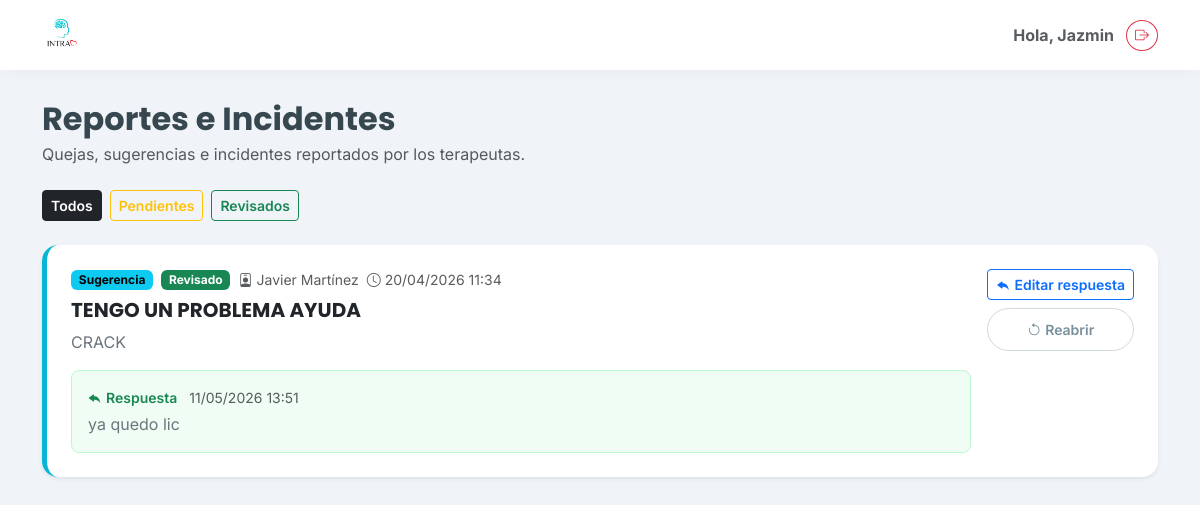
The page /incidentes/ (signed in) on the database its author committed.
### clinica/models.py (models this page shows, shortened)
class ReporteIncidente(models.Model):
    TIPO_QUEJA = 'queja'
    TIPO_SUGERENCIA = 'sugerencia'
    TIPO_INCIDENTE = 'incidente'
    TIPO_CHOICES = [
        (TIPO_QUEJA, 'Queja'),
        (TIPO_SUGERENCIA, 'Sugerencia'),
        (TIPO_INCIDENTE, 'Incidente en consultorio'),
    ]
    ESTADO_PENDIENTE = 'pendiente'
    ESTADO_REVISADO = 'revisado'
    ESTADO_CHOICES = [
        (ESTADO_PENDIENTE, 'Pendiente'),
        (ESTADO_REVISADO, 'Revisado'),
    ]
    terapeuta = models.ForeignKey(
        Terapeuta, on_delete=models.CASCADE, related_name='reportes_incidente'
    )
    tipo = models.CharField(max_length=20, choices=TIPO_CHOICES)
    titulo = models.CharField(max_length=200)
    descripcion = models.TextField()
    estado = models.CharField(max_length=20, choices=ESTADO_CHOICES, default=ESTADO_PENDIENTE)
    fecha_creacion = models.DateTimeField(auto_now_add=True)
    respuesta = models.TextField(blank=True, default='')
    respuesta_fecha = models.DateTimeField(null=True, blank=True)
    class Meta:
        verbose_name = "Reporte / Incidente"
        verbose_name_plural = "Reportes e Incidentes"
        ordering = ['-fecha_creacion']

class Terapeuta(models.Model):
    usuario = models.OneToOneField(User, on_delete=models.SET_NULL, null=True, blank=True, related_name='perfil_terapeuta')
    nombre = models.CharField(max_length=100)
    activo = models.BooleanField(default=True)

### clinica/views.py (the view, shortened to what this page needs)
# urls.py: path('incidentes/', clinica_views.lista_incidentes, name='lista_incidentes'),
@login_required
def lista_incidentes(request):
    if not (request.user.is_superuser or request.user.is_staff):
        return redirect('home')
    incidentes = ReporteIncidente.objects.select_related('terapeuta').all()
    estado_filter = request.GET.get('estado', '')
    if estado_filter in [ReporteIncidente.ESTADO_PENDIENTE, ReporteIncidente.ESTADO_REVISADO]:
        incidentes = incidentes.filter(estado=estado_filter)
    pendientes_count = ReporteIncidente.objects.filter(estado=ReporteIncidente.ESTADO_PENDIENTE).count()
    return render(request, 'clinica/lista_incidentes.html', {
        'incidentes': incidentes,
        'estado_filter': estado_filter,
        'pendientes_count': pendientes_count,
    })

### clinica/templates/clinica/lista_incidentes.html (shortened to what this page needs)
{% extends 'clinica/base.html' %}
{% block content %}
<div class="d-flex justify-content-between align-items-center mb-4 flex-wrap gap-2">
    <div>
        <h2 class="fw-bold mb-1">Reportes e Incidentes</h2>
        <p class="text-muted mb-0">Quejas, sugerencias e incidentes reportados por los terapeutas.</p>
    </div>
</div>
<div class="d-flex gap-2 mb-4 flex-wrap">
    <a href="{% url 'lista_incidentes' %}"
       class="btn btn-sm fw-semibold {% if not estado_filter %}btn-dark{% else %}btn-outline-secondary{% endif %}">
        Todos
    </a>
    <a href="{% url 'lista_incidentes' %}?estado=pendiente"
       class="btn btn-sm fw-semibold {% if estado_filter == 'pendiente' %}btn-warning text-dark{% else %}btn-outline-warning{% endif %}">
        Pendientes
    </a>
    <a href="{% url 'lista_incidentes' %}?estado=revisado"
       class="btn btn-sm fw-semibold {% if estado_filter == 'revisado' %}btn-success{% else %}btn-outline-success{% endif %}">
        Revisados
    </a>
</div>
{% if incidentes %}
<div class="d-flex flex-column gap-3">
    {% for inc in incidentes %}
    <div class="card border-0 shadow-sm rounded-4"
         style="border-left: 5px solid {% if inc.tipo == 'queja' %}#ef4444{% elif inc.tipo == 'sugerencia' %}#06b6d4{% else %}#f59e0b{% endif %} !important;">
        <div class="card-body p-4">
            <div class="d-flex justify-content-between align-items-start flex-wrap gap-3">
                <div class="flex-grow-1">
                    <div class="d-flex align-items-center gap-2 mb-2 flex-wrap">
                        {% if inc.tipo == 'queja' %}
                            <span class="badge text-bg-danger">Queja</span>
                        {% elif inc.tipo == 'sugerencia' %}
                            <span class="badge text-bg-info">Sugerencia</span>
                        {% else %}
                            <span class="badge text-bg-warning text-dark">Incidente en consultorio</span>
                        {% endif %}
                        {% if inc.estado == 'pendiente' %}
                            <span class="badge text-bg-secondary">Pendiente</span>
                        {% else %}
                            <span class="badge text-bg-success">Revisado</span>
                        {% endif %}
                        <span class="text-muted small">
                            <i class="bi bi-person-badge me-1"></i>{{ inc.terapeuta.nombre }}
                        </span>
                        <span class="text-muted small">
                            <i class="bi bi-clock me-1"></i>{{ inc.fecha_creacion|date:"d/m/Y H:i" }}
                        </span>
                    </div>
                    <h5 class="fw-bold mb-2">{{ inc.titulo }}</h5>
                    <p class="text-secondary mb-0" style="white-space:pre-line;">{{ inc.descripcion }}</p>
                    {% if inc.respuesta %}
                    <div class="mt-3 p-3 rounded-3" style="background:#f0fdf4; border:1px solid #bbf7d0;">
                        <div class="d-flex align-items-center gap-1 mb-1 text-success fw-semibold small">
                            <i class="bi bi-reply-fill"></i> Respuesta
                            {% if inc.respuesta_fecha %}
                            <span class="text-muted fw-normal ms-2">{{ inc.respuesta_fecha|date:"d/m/Y H:i" }}</span>
                            {% endif %}
                        </div>
                        <p class="mb-0 text-secondary" style="white-space:pre-line;">{{ inc.respuesta }}</p>
                    </div>
                    {% endif %}
                </div>
                <div class="flex-shrink-0 d-flex flex-column gap-2">
                    <button type="button"
                            class="btn btn-sm btn-outline-primary fw-semibold"
                            data-bs-toggle="modal"
                            data-bs-target="#modalResponder"
                            data-id="{{ inc.id }}"
                            data-titulo="{{ inc.titulo }}"
                            data-respuesta="{{ inc.respuesta }}">
                        <i class="bi bi-reply-fill me-1"></i>{% if inc.respuesta %}Editar respuesta{% else %}Responder{% endif %}
                    </button>
                    <form method="POST" action="{% url 'lista_incidentes' %}{% if estado_filter %}?estado={{ estado_filter }}{% endif %}">
                        {% if inc.estado == 'pendiente' %}
                            <input type="hidden" name="estado" value="revisado">
                            <button type="submit" class="btn btn-sm btn-outline-success fw-semibold w-100">
                                <i class="bi bi-check2-circle me-1"></i>Marcar revisado
                            </button>
                        {% else %}
                            <button type="submit" class="btn btn-sm btn-outline-secondary fw-semibold w-100">
                                <i class="bi bi-arrow-counterclockwise me-1"></i>Reabrir
                            </button>
                        {% endif %}
                    </form>
                </div>
            </div>
        </div>
    </div>
    {% endfor %}
</div>
{% endif %}
{% endblock %}

### clinica/templates/clinica/base.html (shortened to what this page needs)
{% load static %}
<!DOCTYPE html>
<html lang="es">
<head>
    <link href="https://cdn.jsdelivr.net/npm/bootstrap@5.3.0/dist/css/bootstrap.min.css" rel="stylesheet">
    <link rel="stylesheet" href="https://cdn.jsdelivr.net/npm/bootstrap-icons@1.10.5/font/bootstrap-icons.css">
</head>
<body>
    <nav class="navbar navbar-expand-lg fixed-top">
        <div class="container">
            <a class="navbar-brand d-flex align-items-center" href="{% url 'home' %}">
               <img src="{% static 'clinica/images/logo.png' %}" alt="Logo INTRA" class="me-2">
            </a>
            <div class="d-flex align-items-center gap-2">
                <span class="me-1 text-muted fw-bold d-none d-md-block">
                    Hola, {{ user.username|title }}
                </span>
<form action="{% url 'logout' %}" method="post">
                    <button type="submit" class="btn btn-outline-danger btn-sm rounded-circle" title="Cerrar Sesión">
                        <i class="bi bi-box-arrow-right"></i>
                    </button>
                </form>
            </div>
        </div>
    </nav>
    <div class="container" style="margin-top: 100px;">
        {% block content %}
        {% endblock %}
    </div>
</body>
<link href="https://cdn.jsdelivr.net/npm/select2@4.1.0-rc.0/dist/css/select2.min.css" rel="stylesheet" />
<link rel="stylesheet" href="https://cdn.jsdelivr.net/npm/select2-bootstrap-5-theme@1.3.0/dist/select2-bootstrap-5-theme.min.css" />
</html>

### clinica/templates/clinica/base.html (style rules this page uses)
:root { --intra-primary: #26C6DA; --intra-secondary: #EF5350; --intra-dark: #37474F; --intra-light: #F0F4F8; --intra-white: #FFFFFF; }
body { background-color: var(--intra-light); font-family: 'Inter', sans-serif; color: var(--intra-dark); }
h1, h2, h3, h4, h5, .navbar-brand { font-family: 'Poppins', sans-serif; }
.btn-outline-secondary { border-color: #CFD8DC; color: #78909C; border-radius: 50px; padding: 10px 25px; }
.card { border: none; border-radius: 20px; box-shadow: 0 10px 30px rgba(0,0,0,0.05); }
.navbar { background-color: var(--intra-white); box-shadow: 0 2px 15px rgba(0,0,0,0.03); padding-top: 10px; padding-bottom: 10px; }
.navbar-brand img { height: 40px; width: auto; }

### rows shown on the page
ReporteIncidente: tipo "Sugerencia", estado "Revisado", terapeuta.nombre "Javier Martínez", fecha_creacion "20/04/2026 11:34", titulo "TENGO UN PROBLEMA AYUDA", descripcion "CRACK", respuesta_fecha "11/05/2026 13:51", respuesta "ya quedo lic", shows "Editar respuesta"

### other values the page prints
{{ user.username|title }} "Jazmin"
